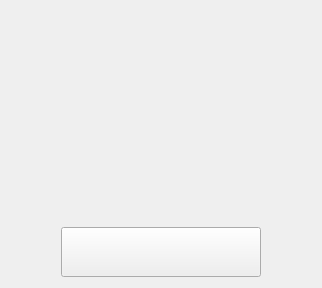
      <widget class="QWidget" name="page">
       <layout class="QGridLayout" name="gridLayout_2">
        <item row="0" column="0">
         <layout class="QVBoxLayout" name="verticalLayout">
          <property name="spacing">
           <number>0</number>
          </property>
          <item alignment="Qt::AlignHCenter|Qt::AlignTop">
           <widget class="QLabel" name="horus_image_label_2">
            <property name="minimumSize">
             <size>
              <width>300</width>
              <height>150</height>
             </size>
            </property>
            <property name="styleSheet">
             <string notr="true">border-image: url(:/Horus Main Page/Horus.png);</string>
            </property>
            <property name="text">
             <string/>
            </property>
           </widget>
          </item>
          <item alignment="Qt::AlignHCenter|Qt::AlignTop">
           <widget class="QLabel" name="horus_name_label">
            <property name="minimumSize">
             <size>
              <width>300</width>
              <height>60</height>
             </size>
            </property>
            <property name="styleSheet">
             <string notr="true">border-image: url(:/Horus Main Page/HorusName.png);</string>
            </property>
            <property name="text">
             <string/>
            </property>
           </widget>
          </item>
         </layout>
        </item>
        <item row="1" column="0">
         <layout class="QVBoxLayout" name="verticalLayout_2">
          <property name="spacing">
           <number>0</number>
          </property>
          <item alignment="Qt::AlignHCenter|Qt::AlignBottom">
           <widget class="QPushButton" name="start_button">
            <property name="minimumSize">
             <size>
              <width>200</width>
              <height>50</height>
             </size>
            </property>
            <property name="styleSheet">
             <string notr="true">border-image: url(:/Horus Main Page/start.png);</string>
            </property>
            <property name="text">
             <string/>
            </property>
            <property name="checkable">
             <bool>false</bool>
            </property>
            <property name="checked">
             <bool>false</bool>
            </property>
            <property name="autoDefault">
             <bool>false</bool>
            </property>
           </widget>
          </item>
         </layout>
        </item>
       </layout>
      </widget>
